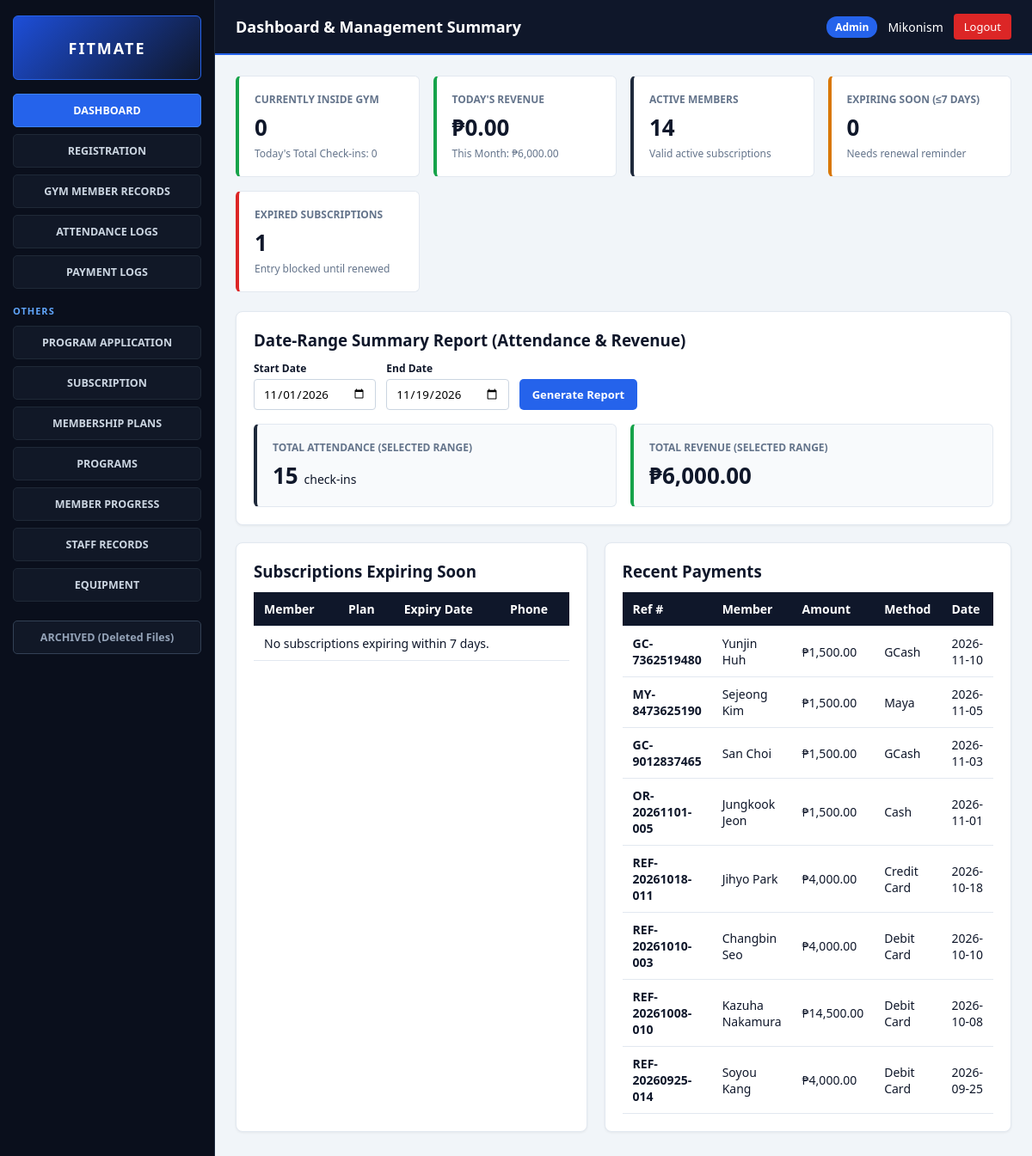
The app's page /dashboard.php (signed in) with its own data.
### tables this page shows
CREATE TABLE `PAYMENT` (
  `PaymentID` INT NOT NULL,
  `MemberID` VARCHAR(15) NOT NULL,
  `StaffID` VARCHAR(15) NOT NULL,
  `SubscriptionID` VARCHAR(15) NOT NULL,
  `Amount` DECIMAL(10, 2) NOT NULL,
  `PaymentDate` DATE NOT NULL,
  `PaymentTime` TIME NOT NULL,
  `PaymentMethod` VARCHAR(30) NOT NULL,
  `ReferenceNumber` VARCHAR(50) NOT NULL,
  PRIMARY KEY (`PaymentID`),
  CONSTRAINT `fk_payment_member` FOREIGN KEY (`MemberID`) REFERENCES `GYM_MEMBER` (`MemberID`) ON DELETE CASCADE ON UPDATE CASCADE,
  CONSTRAINT `fk_payment_staff` FOREIGN KEY (`StaffID`) REFERENCES `GYM_STAFF` (`StaffID`) ON DELETE CASCADE ON UPDATE CASCADE,
  CONSTRAINT `fk_payment_subscription` FOREIGN KEY (`SubscriptionID`) REFERENCES `SUBSCRIPTION` (`SubscriptionID`) ON DELETE CASCADE ON UPDATE CASCADE
);

### dashboard.php (the view, shortened to what this page needs)
<?php
require_once __DIR__ . '/config/db.php';
$page_title = "Dashboard & Management Summary";
$insideCount = $pdo->query("
    SELECT COUNT(*) FROM attendance
    WHERE Date = CURDATE() AND TimeOut IS NULL
")->fetchColumn();
$todayCheckins = $pdo->query("
    SELECT COUNT(*) FROM attendance
    WHERE Date = CURDATE()
")->fetchColumn();
$todayRevenue = $pdo->query("
    SELECT COALESCE(SUM(Amount), 0) FROM payment
    WHERE PaymentDate = CURDATE()
")->fetchColumn();
$monthRevenue = $pdo->query("
    SELECT COALESCE(SUM(Amount), 0) FROM payment
    WHERE MONTH(PaymentDate) = MONTH(CURDATE()) AND YEAR(PaymentDate) = YEAR(CURDATE())
")->fetchColumn();
$activeSubs = $pdo->query("
    SELECT COUNT(*) FROM subscription
    WHERE EndDate >= CURDATE() AND Status = 'Active'
")->fetchColumn();
$expiringSoon = $pdo->query("
    SELECT COUNT(*) FROM subscription
    WHERE EndDate BETWEEN CURDATE() AND DATE_ADD(CURDATE(), INTERVAL 7 DAY)
")->fetchColumn();
$expiredSubs = $pdo->query("
    SELECT COUNT(*) FROM subscription
    WHERE EndDate < CURDATE() OR Status = 'Expired'
")->fetchColumn();
$expiringList = $pdo->query("
    SELECT m.MemberID, CONCAT(m.FirstName, ' ', m.LastName) AS FullName, m.Phone,
           mp.PlanName, s.EndDate
    FROM subscription s
    JOIN gym_member m ON s.MemberID = m.MemberID
    JOIN membership_plan mp ON s.PlanID = mp.PlanID
    WHERE s.EndDate BETWEEN CURDATE() AND DATE_ADD(CURDATE(), INTERVAL 7 DAY)
    ORDER BY s.EndDate ASC
    LIMIT 10
")->fetchAll();
$recentPayments = $pdo->query("
    SELECT p.ReferenceNumber, CONCAT(m.FirstName, ' ', m.LastName) AS FullName,
           p.Amount, p.PaymentMethod, p.PaymentDate
    FROM payment p
    JOIN gym_member m ON p.MemberID = m.MemberID
    ORDER BY p.PaymentDate DESC, p.PaymentTime DESC
    LIMIT 8
")->fetchAll();
$startDate = $_GET['start_date'] ?? date('Y-m-01');
$endDate   = $_GET['end_date'] ?? date('Y-m-d');
$rangeAttendance = $pdo->prepare("SELECT COUNT(*) FROM attendance WHERE Date BETWEEN ? AND ?");
$rangeAttendance->execute([$startDate, $endDate]);
$totalRangeAttendance = $rangeAttendance->fetchColumn();
$rangeRevenue = $pdo->prepare("SELECT COALESCE(SUM(Amount), 0) FROM payment WHERE PaymentDate BETWEEN ? AND ?");
$rangeRevenue->execute([$startDate, $endDate]);
$totalRangeRevenue = $rangeRevenue->fetchColumn();
include __DIR__ . '/includes/header.php';
?>
<div class="kpi-grid">
    <div class="kpi-card green">
        <div class="kpi-label">Currently Inside Gym</div>
        <div class="kpi-value"><?= $insideCount ?></div>
        <div class="kpi-sub">Today's Total Check-ins: <?= $todayCheckins ?></div>
    </div>
    <div class="kpi-card green">
        <div class="kpi-label">Today's Revenue</div>
        <div class="kpi-value">₱<?= number_format($todayRevenue, 2) ?></div>
        <div class="kpi-sub">This Month: ₱<?= number_format($monthRevenue, 2) ?></div>
    </div>
    <div class="kpi-card">
        <div class="kpi-label">Active Members</div>
        <div class="kpi-value"><?= $activeSubs ?></div>
        <div class="kpi-sub">Valid active subscriptions</div>
    </div>
    <div class="kpi-card amber">
        <div class="kpi-label">Expiring Soon (≤7 Days)</div>
        <div class="kpi-value"><?= $expiringSoon ?></div>
        <div class="kpi-sub">Needs renewal reminder</div>
    </div>
    <div class="kpi-card red">
        <div class="kpi-label">Expired Subscriptions</div>
        <div class="kpi-value"><?= $expiredSubs ?></div>
        <div class="kpi-sub">Entry blocked until renewed</div>
    </div>
</div>
<div class="card">
    <h3 style="margin-bottom: 12px;">Date-Range Summary Report (Attendance & Revenue)</h3>
    <form method="GET" class="filter-form">
        <div>
            <label>Start Date</label>
            <input type="date" name="start_date" value="<?= htmlspecialchars($startDate) ?>" required>
        </div>
        <div>
            <label>End Date</label>
            <input type="date" name="end_date" value="<?= htmlspecialchars($endDate) ?>" required>
        </div>
        <button type="submit" class="btn btn-primary">Generate Report</button>
    </form>
    <div class="kpi-grid" style="margin-bottom: 0;">
        <div class="kpi-card" style="background:#f8fafc;">
            <div class="kpi-label">Total Attendance (Selected Range)</div>
            <div class="kpi-value"><?= $totalRangeAttendance ?> <span style="font-size:14px; font-weight:500;">check-ins</span></div>
        </div>
        <div class="kpi-card green" style="background:#f8fafc;">
            <div class="kpi-label">Total Revenue (Selected Range)</div>
            <div class="kpi-value">₱<?= number_format($totalRangeRevenue, 2) ?></div>
        </div>
    </div>
</div>
<div class="dash-2col">
    <div class="card">
        <h3 style="margin-bottom: 10px;">Subscriptions Expiring Soon</h3>
        <table class="table">
            <thead>
                <tr>
                    <th>Member</th>
                    <th>Plan</th>
                    <th>Expiry Date</th>
                    <th>Phone</th>
                </tr>
            </thead>
            <tbody>
                <?php if (empty($expiringList)): ?>
                    <tr><td colspan="4">No subscriptions expiring within 7 days.</td></tr>
                <?php endif; ?>
            </tbody>
        </table>
    </div>
    <div class="card">
        <h3 style="margin-bottom: 10px;">Recent Payments</h3>
        <table class="table">
            <thead>
                <tr>
                    <th>Ref #</th>
                    <th>Member</th>
                    <th>Amount</th>
                    <th>Method</th>
                    <th>Date</th>
                </tr>
            </thead>
            <tbody>
                <?php if (empty($recentPayments)): ?>
                    <tr><td colspan="5">No payment records yet.</td></tr>
                <?php else: ?>
                    <?php foreach ($recentPayments as $pay): ?>
                        <tr>
                            <td><strong><?= htmlspecialchars($pay['ReferenceNumber']) ?></strong></td>
                            <td><?= htmlspecialchars($pay['FullName']) ?></td>
                            <td>₱<?= number_format($pay['Amount'], 2) ?></td>
                            <td><?= htmlspecialchars($pay['PaymentMethod']) ?></td>
                            <td><?= htmlspecialchars($pay['PaymentDate']) ?></td>
                        </tr>
                    <?php endforeach; ?>
                <?php endif; ?>
            </tbody>
        </table>
    </div>
</div>
<?php include __DIR__ . '/includes/footer.php'; ?>

### includes/header.php (shortened to what this page needs)
<?php
$staffName = $_SESSION['staff_name'] ?? 'Admin User';
$staffRole = $_SESSION['role'] ?? 'Manager';
?>
<!DOCTYPE html>
<html lang="en">
<head>
    <link rel="stylesheet" href="/fitmate/assets/css/style.css">
</head>
<body>
<div class="app-wrapper">
    <?php include __DIR__ . '/sidebar.php'; ?>
    <div class="main-area">
        <header class="topbar">
            <div class="topbar-title">
                <h2><?= htmlspecialchars($page_title ?? 'FITMATE Management System') ?></h2>
            </div>
            <div class="topbar-user">
                <span class="user-badge"><?= htmlspecialchars($staffRole) ?></span>
                <span class="user-name"><?= htmlspecialchars($staffName) ?></span>
                <a href="/fitmate/auth/logout.php" class="btn-logout">Logout</a>
            </div>
        </header>
        <main class="content-container">

### includes/sidebar.php
<?php
$current_page = basename($_SERVER['PHP_SELF']);
?>
<aside class="sidebar">
    <div class="logo-box">
        <strong>FITMATE</strong>
    </div>
    <nav class="sidebar-nav">
        <a href="/fitmate/attendance/dashboard.php" class="nav-btn <?= $current_page == 'dashboard.php' ? 'active' : '' ?>">DASHBOARD</a>
        <a href="/fitmate/members/registration.php" class="nav-btn <?= $current_page == 'registration.php' ? 'active' : '' ?>">REGISTRATION</a>
        <a href="/fitmate/members/records.php" class="nav-btn <?= $current_page == 'records.php' || $current_page == 'profile.php' ? 'active' : '' ?>">GYM MEMBER RECORDS</a>
        <a href="/fitmate/attendance/logs.php" class="nav-btn <?= $current_page == 'logs.php' ? 'active' : '' ?>">ATTENDANCE LOGS</a>
        <a href="/fitmate/billing/payment_logs.php" class="nav-btn <?= $current_page == 'payment_logs.php' ? 'active' : '' ?>">PAYMENT LOGS</a>
        <div class="nav-section-label">OTHERS</div>
        <a href="/fitmate/attendance/applications.php" class="nav-btn <?= $current_page == 'applications.php' ? 'active' : '' ?>">PROGRAM APPLICATION</a>
        <a href="/fitmate/billing/subscriptions.php" class="nav-btn <?= $current_page == 'subscriptions.php' ? 'active' : '' ?>">SUBSCRIPTION</a>
        <a href="/fitmate/billing/plans.php" class="nav-btn <?= $current_page == 'plans.php' ? 'active' : '' ?>">MEMBERSHIP PLANS</a>
        <a href="/fitmate/fitness/programs.php" class="nav-btn <?= $current_page == 'programs.php' ? 'active' : '' ?>">PROGRAMS</a>
        <a href="/fitmate/fitness/progress.php" class="nav-btn <?= $current_page == 'progress.php' ? 'active' : '' ?>">MEMBER PROGRESS</a>
        <a href="/fitmate/auth/staff_records.php" class="nav-btn <?= $current_page == 'staff_records.php' ? 'active' : '' ?>">STAFF RECORDS</a>
        <a href="/fitmate/fitness/equipment.php" class="nav-btn <?= $current_page == 'equipment.php' ? 'active' : '' ?>">EQUIPMENT</a>
        <a href="/fitmate/members/archived.php" class="nav-btn nav-archived <?= $current_page == 'archived.php' ? 'active' : '' ?>">ARCHIVED (Deleted Files)</a>
    </nav>
</aside>

### includes/footer.php (shortened to what this page needs)
</main>
    </div>
</div>
</body>
</html>

### assets/css/style.css (style rules this page uses)
* { box-sizing: border-box; margin: 0; padding: 0; font-family: 'Segoe UI', Tahoma, Geneva, Verdana, sans-serif; }
body { background-color: #f1f5f9; color: #0f172a; }
.app-wrapper { display: flex; min-height: 100vh; }
.sidebar { width: 250px; background: #0a0f1c; padding: 18px 15px; display: flex; flex-direction: column; flex-shrink: 0; border-right: 1px solid #1e293b; }
.logo-box { background: linear-gradient(135deg, #1d4ed8, #0f172a); border: 1px solid #2563eb; height: 75px; display: flex; align-items: center; justify-content: center; font-size: 18px; font-weight: 800; margin-bottom: 16px; color: #ffffff; letter-spacing: 2px; border-radius: 6px; }
.sidebar-nav { display: flex; flex-direction: column; gap: 8px; }
.nav-btn { background: #111827; color: #cbd5e1; border: 1px solid #1f2937; text-decoration: none; text-align: center; padding: 10px 8px; font-size: 12.5px; font-weight: 600; display: block; border-radius: 5px; transition: all 0.2s ease; }
.nav-btn:hover, .nav-btn.active { background: #2563eb; color: #ffffff; border-color: #3b82f6; }
.nav-section-label { font-size: 11px; font-weight: 700; color: #60a5fa; margin-top: 10px; margin-bottom: 2px; text-align: left; letter-spacing: 1px; }
.nav-archived { margin-top: 14px; border-color: #334155; color: #94a3b8; }
.main-area { flex: 1; display: flex; flex-direction: column; overflow-x: hidden; }
.topbar { background: #0f172a; height: 64px; padding: 0 24px; border-bottom: 2px solid #2563eb; display: flex; align-items: center; justify-content: space-between; color: #ffffff; }
.topbar-title h2 { font-size: 18px; font-weight: 600; color: #ffffff; }
.topbar-user { display: flex; align-items: center; gap: 12px; font-size: 14px; }
.user-badge { background: #2563eb; color: #ffffff; padding: 4px 10px; border-radius: 12px; font-size: 12px; font-weight: 600; }
.btn-logout { background: #dc2626; color: #ffffff; text-decoration: none; padding: 6px 12px; border-radius: 4px; font-size: 13px; font-weight: 500; }
.content-container { padding: 24px; flex: 1; }
.card { background: #ffffff; border: 1px solid #e2e8f0; border-radius: 8px; padding: 20px; margin-bottom: 20px; box-shadow: 0 1px 3px rgba(0, 0, 0, 0.06); }
.table { width: 100%; border-collapse: collapse; margin-top: 12px; }
.table th, .table td { padding: 10px 12px; border-bottom: 1px solid #e2e8f0; text-align: left; font-size: 14px; }
.table th { background: #0f172a; color: #ffffff; font-weight: 600; }
.btn { padding: 9px 15px; border: none; border-radius: 5px; cursor: pointer; font-size: 13px; font-weight: 600; text-decoration: none; display: inline-block; transition: background 0.2s; }
.btn-primary { background: #2563eb; color: #ffffff; }

### dashboard.php (style rules this page uses)
.kpi-grid { display: grid; grid-template-columns: repeat(auto-fit, minmax(200px, 1fr)); gap: 16px; margin-bottom: 22px; }
.kpi-card { background: #fff; border: 1px solid #e2e8f0; border-radius: 6px; padding: 18px; border-left: 4px solid #1e293b; }
.kpi-card.green { border-left-color: #16a34a; }
.kpi-card.amber { border-left-color: #d97706; }
.kpi-card.red { border-left-color: #dc2626; }
.kpi-label { font-size: 12px; font-weight: 600; color: #64748b; text-transform: uppercase; }
.kpi-value { font-size: 26px; font-weight: 700; color: #0f172a; margin-top: 6px; }
.kpi-sub { font-size: 12px; color: #64748b; margin-top: 4px; }
.dash-2col { display: grid; grid-template-columns: 1fr 1fr; gap: 20px; }
.filter-form { display: flex; gap: 12px; align-items: flex-end; flex-wrap: wrap; margin-bottom: 16px; }
.filter-form label { display: block; font-size: 12px; font-weight: 600; margin-bottom: 4px; }
.filter-form input { padding: 7px 10px; border: 1px solid #cbd5e1; border-radius: 4px; }

### records on screen
payment: ReferenceNumber "GC-7362519480", FullName "Yunjin Huh", Amount "1,500.00", PaymentMethod "GCash", PaymentDate "2026-11-10"
payment: ReferenceNumber "MY-8473625190", FullName "Sejeong Kim", Amount "1,500.00", PaymentMethod "Maya", PaymentDate "2026-11-05"
payment: ReferenceNumber "GC-9012837465", FullName "San Choi", Amount "1,500.00", PaymentMethod "GCash", PaymentDate "2026-11-03"
payment: ReferenceNumber "OR-20261101-005", FullName "Jungkook Jeon", Amount "1,500.00", PaymentMethod "Cash", PaymentDate "2026-11-01"
payment: ReferenceNumber "REF-20261018-011", FullName "Jihyo Park", Amount "4,000.00", PaymentMethod "Credit Card", PaymentDate "2026-10-18"
payment: ReferenceNumber "REF-20261010-003", FullName "Changbin Seo", Amount "4,000.00", PaymentMethod "Debit Card", PaymentDate "2026-10-10"
payment: ReferenceNumber "REF-20261008-010", FullName "Kazuha Nakamura", Amount "14,500.00", PaymentMethod "Debit Card", PaymentDate "2026-10-08"
payment: ReferenceNumber "REF-20260925-014", FullName "Soyou Kang", Amount "4,000.00", PaymentMethod "Debit Card", PaymentDate "2026-09-25"

### other values on screen
$page_title "Dashboard & Management Summary"
$staffRole "Admin"
$staffName "Mikonism"
$insideCount "0"
$todayCheckins "0"
$todayRevenue "0.00"
$monthRevenue "6,000.00"
$activeSubs "14"
$expiringSoon "0"
$expiredSubs "1"
$totalRangeAttendance "15"
$totalRangeRevenue "6,000.00"
